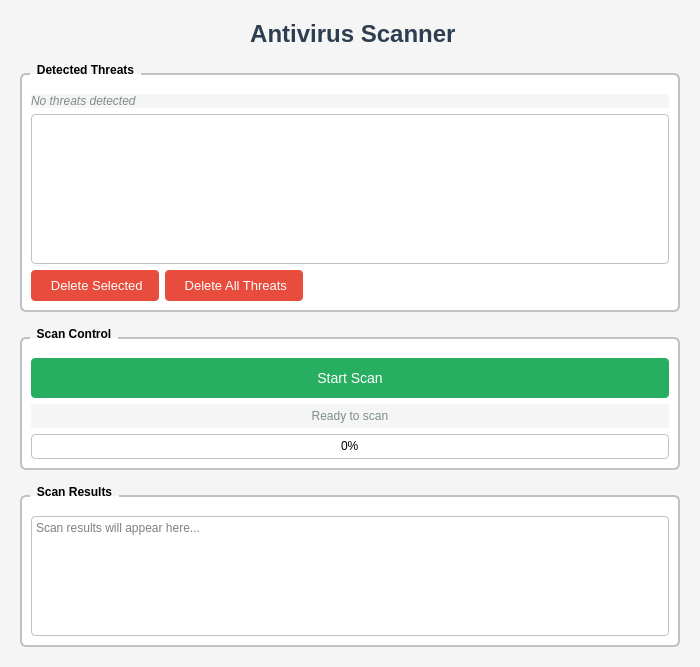
<?xml version="1.0" encoding="UTF-8"?>
<ui version="4.0">
 <class>Antivirus</class>
 <widget class="QWidget" name="Antivirus">
  <property name="geometry">
   <rect>
    <x>0</x>
    <y>0</y>
    <width>700</width>
    <height>646</height>
   </rect>
  </property>
  <property name="windowTitle">
   <string>Antivirus Scanner</string>
  </property>
  <property name="styleSheet">
   <string notr="true">QWidget {
    background-color: #f5f5f5;
}

QLabel#titleLabel {
    font-size: 24px;
    font-weight: bold;
    color: #2c3e50;
}

QPushButton {
    background-color: #3498db;
    color: white;
    border: none;
    border-radius: 4px;
    padding: 8px 16px;
    font-size: 13px;
}

QPushButton:hover {
    background-color: #2980b9;
}

QPushButton:pressed {
    background-color: #21618c;
}

QPushButton#deleteButton, QPushButton#deleteAllButton {
    background-color: #e74c3c;
}

QPushButton#deleteButton:hover, QPushButton#deleteAllButton:hover {
    background-color: #c0392b;
}

QPushButton#scanButton {
    background-color: #27ae60;
    font-size: 14px;
    padding: 10px 20px;
}

QPushButton#scanButton:hover {
    background-color: #229954;
}

QGroupBox {
    border: 2px solid #bdc3c7;
    border-radius: 6px;
    margin-top: 10px;
    font-weight: bold;
    background-color: white;
    padding-top: 10px;
}

QGroupBox::title {
    subcontrol-origin: margin;
    left: 10px;
    padding: 0 5px;
}

QListWidget {
    border: 1px solid #bdc3c7;
    border-radius: 4px;
    background-color: white;
}

QTextEdit {
    border: 1px solid #bdc3c7;
    border-radius: 4px;
    background-color: white;
}

QProgressBar {
    border: 1px solid #bdc3c7;
    border-radius: 4px;
    text-align: center;
    background-color: white;
}

QProgressBar::chunk {
    background-color: #3498db;
    border-radius: 3px;
}</string>
  </property>
  <layout class="QVBoxLayout" name="verticalLayout">
   <property name="spacing">
    <number>15</number>
   </property>
   <property name="leftMargin">
    <number>20</number>
   </property>
   <property name="topMargin">
    <number>20</number>
   </property>
   <property name="rightMargin">
    <number>20</number>
   </property>
   <property name="bottomMargin">
    <number>20</number>
   </property>
   <item>
    <widget class="QLabel" name="titleLabel">
     <property name="text">
      <string> Antivirus Scanner</string>
     </property>
     <property name="alignment">
      <set>Qt::AlignmentFlag::AlignCenter</set>
     </property>
    </widget>
   </item>
   <item>
    <widget class="QGroupBox" name="threatsGroupBox">
     <property name="title">
      <string>Detected Threats</string>
     </property>
     <layout class="QVBoxLayout" name="verticalLayout_2">
      <item>
       <widget class="QLabel" name="label">
        <property name="styleSheet">
         <string notr="true">color: #7f8c8d; font-style: italic;</string>
        </property>
        <property name="text">
         <string>No threats detected</string>
        </property>
       </widget>
      </item>
      <item>
       <widget class="QListWidget" name="infectedFilesList">
        <property name="minimumSize">
         <size>
          <width>0</width>
          <height>150</height>
         </size>
        </property>
       </widget>
      </item>
      <item>
       <layout class="QHBoxLayout" name="horizontalLayout">
        <item>
         <widget class="QPushButton" name="deleteButton">
          <property name="text">
           <string> Delete Selected</string>
          </property>
         </widget>
        </item>
        <item>
         <widget class="QPushButton" name="deleteAllButton">
          <property name="text">
           <string> Delete All Threats</string>
          </property>
         </widget>
        </item>
        <item>
         <spacer name="horizontalSpacer">
          <property name="orientation">
           <enum>Qt::Orientation::Horizontal</enum>
          </property>
          <property name="sizeHint" stdset="0">
           <size>
            <width>40</width>
            <height>20</height>
           </size>
          </property>
         </spacer>
        </item>
       </layout>
      </item>
     </layout>
    </widget>
   </item>
   <item>
    <widget class="QGroupBox" name="scanGroupBox">
     <property name="title">
      <string>Scan Control</string>
     </property>
     <layout class="QVBoxLayout" name="verticalLayout_3">
      <item>
       <widget class="QPushButton" name="scanButton">
        <property name="minimumSize">
         <size>
          <width>0</width>
          <height>40</height>
         </size>
        </property>
        <property name="text">
         <string>Start Scan</string>
        </property>
       </widget>
      </item>
      <item>
       <widget class="QLabel" name="statusLabel">
        <property name="styleSheet">
         <string notr="true">color: #7f8c8d; padding: 5px;</string>
        </property>
        <property name="text">
         <string>Ready to scan</string>
        </property>
        <property name="alignment">
         <set>Qt::AlignmentFlag::AlignCenter</set>
        </property>
       </widget>
      </item>
      <item>
       <widget class="QProgressBar" name="progressBar">
        <property name="minimumSize">
         <size>
          <width>0</width>
          <height>25</height>
         </size>
        </property>
        <property name="value">
         <number>0</number>
        </property>
       </widget>
      </item>
     </layout>
    </widget>
   </item>
   <item>
    <widget class="QGroupBox" name="resultsGroupBox">
     <property name="title">
      <string>Scan Results</string>
     </property>
     <layout class="QVBoxLayout" name="verticalLayout_4">
      <item>
       <widget class="QTextEdit" name="scanResults">
        <property name="minimumSize">
         <size>
          <width>0</width>
          <height>120</height>
         </size>
        </property>
        <property name="readOnly">
         <bool>true</bool>
        </property>
        <property name="placeholderText">
         <string>Scan results will appear here...</string>
        </property>
       </widget>
      </item>
     </layout>
    </widget>
   </item>
  </layout>
 </widget>
 <resources/>
 <connections/>
</ui>
